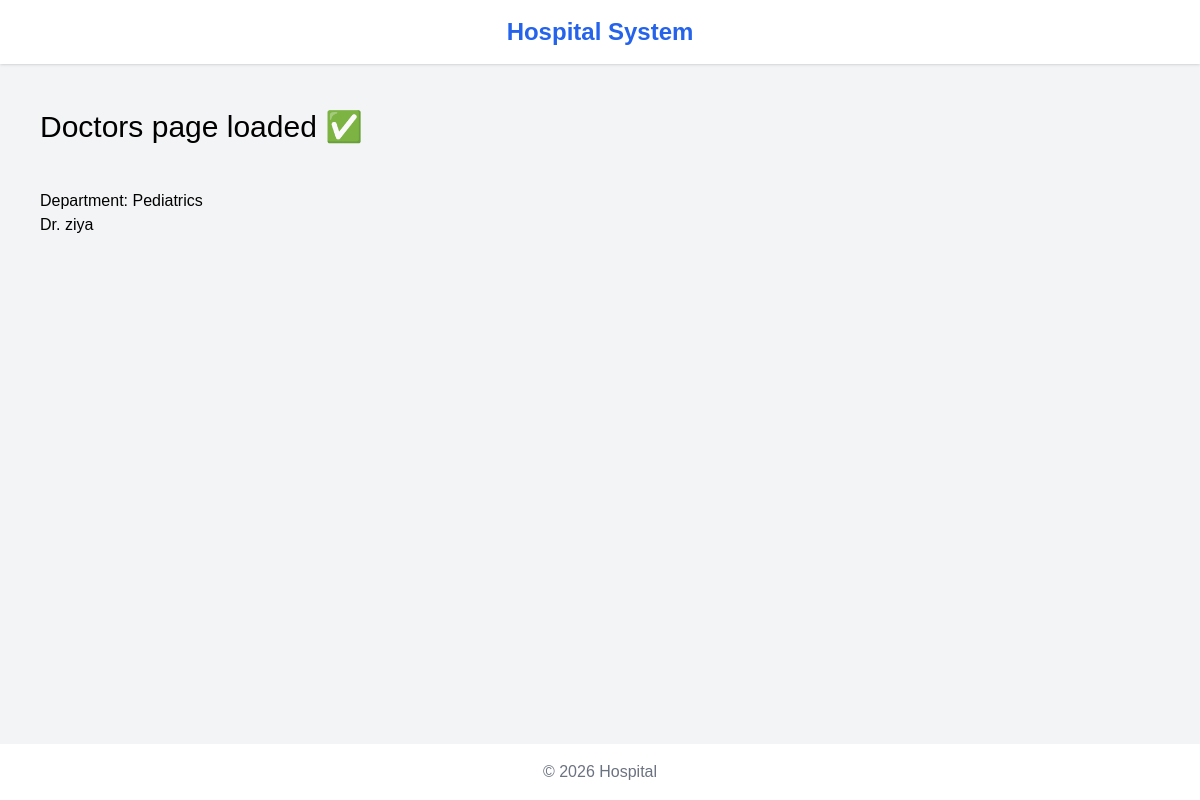
Page /department/6/doctors/ on the earlier database version.
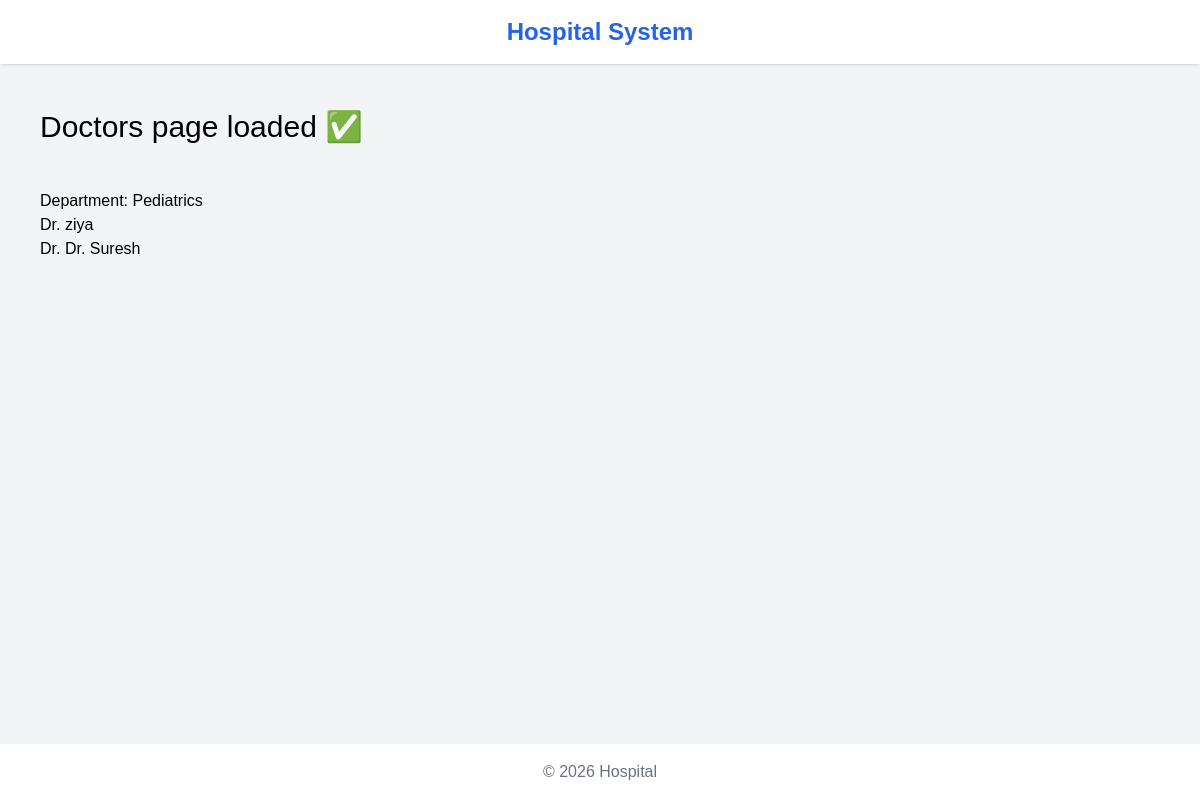
Same page on the later database version.
### hospital/models.py (models this page shows, shortened)
class Doctor(models.Model):
    name = models.CharField(max_length=100)
    department = models.ForeignKey(
                 Department,
                 on_delete=models.SET_NULL,
                 null=True,
                 blank=True
)

### hospital/views.py (the view)
# urls.py: path('department/<int:dept_id>/doctors/', views.department_doctors, name='department_doctors'),
def department_doctors(request, dept_id):
    department = get_object_or_404(Department, id=dept_id)
    doctors = Doctor.objects.filter(department=department)
    return render(request, 'hospital/department_doctors.html', {
        'department': department,
        'doctors': doctors
    })

### hospital/templates/hospital/department_doctors.html
{% extends 'hospital/base.html' %}
{% block content %}
<h1 style="padding:40px; font-size:30px;">
    Doctors page loaded ✅
</h1>
<p style="padding-left:40px;">
    Department: {{ department.name }}
</p>
{% for doctor in doctors %}
    <p style="padding-left:40px;">
        Dr. {{ doctor.name }}
    </p>
{% empty %}
    <p style="padding-left:40px;">
        No doctors found
    </p>
{% endfor %}
{% endblock %}

Differences in the rows shown:
added Doctor: name "Dr. Suresh"
